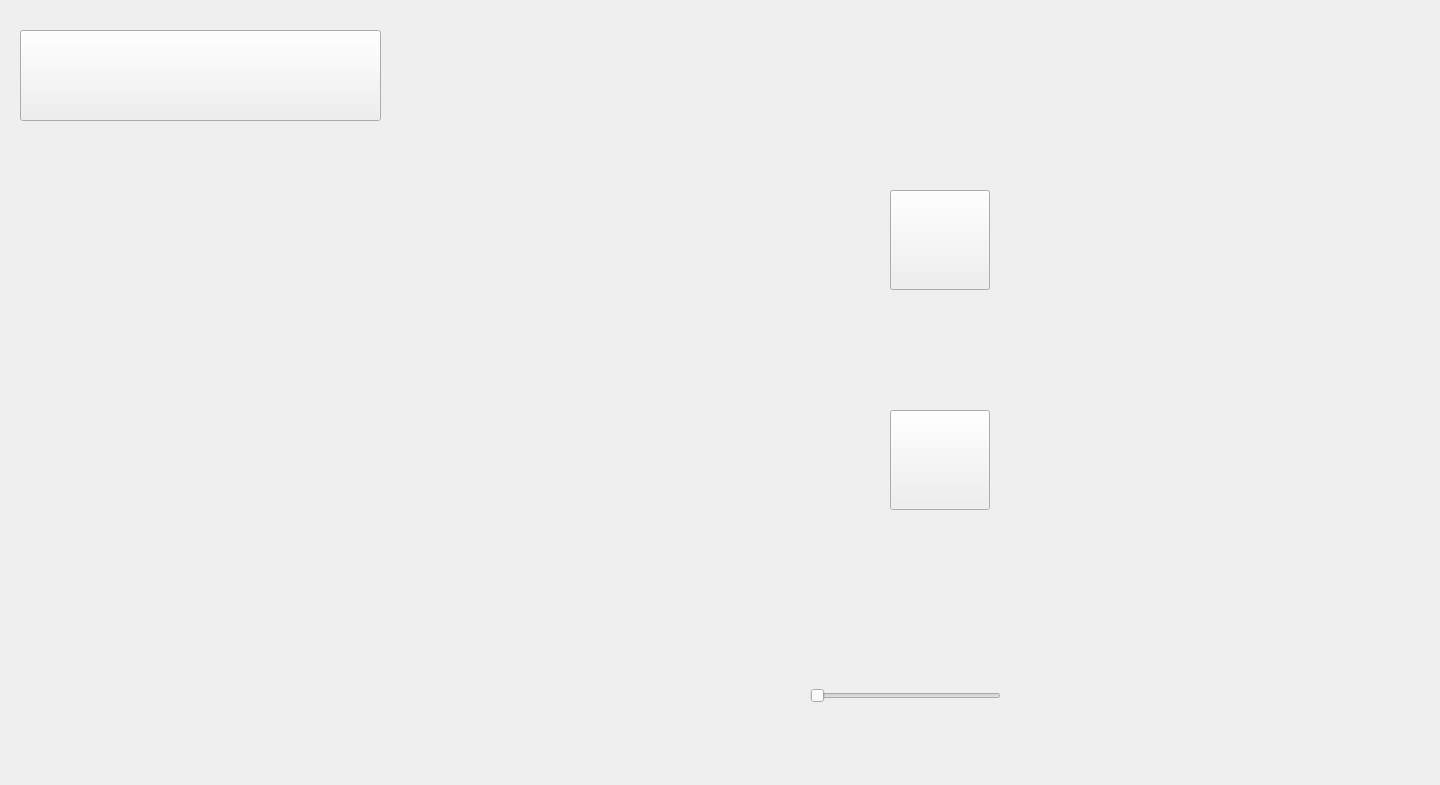
<?xml version="1.0" encoding="UTF-8"?>
<ui version="4.0">
 <class>MainWindow</class>
 <widget class="QMainWindow" name="MainWindow">
  <property name="geometry">
   <rect>
    <x>0</x>
    <y>0</y>
    <width>1440</width>
    <height>785</height>
   </rect>
  </property>
  <property name="windowTitle">
   <string>MainWindow</string>
  </property>
  <widget class="QWidget" name="centralwidget">
   <widget class="QLabel" name="label">
    <property name="enabled">
     <bool>true</bool>
    </property>
    <property name="geometry">
     <rect>
      <x>0</x>
      <y>0</y>
      <width>1440</width>
      <height>900</height>
     </rect>
    </property>
    <property name="text">
     <string/>
    </property>
    <property name="pixmap">
     <pixmap>Settings_png.png</pixmap>
    </property>
   </widget>
   <widget class="QPushButton" name="pushButton">
    <property name="geometry">
     <rect>
      <x>890</x>
      <y>190</y>
      <width>100</width>
      <height>100</height>
     </rect>
    </property>
    <property name="cursor">
     <cursorShape>PointingHandCursor</cursorShape>
    </property>
    <property name="text">
     <string/>
    </property>
    <property name="icon">
     <iconset>
      <normaloff>Off_button_png.png</normaloff>
      <normalon>On_button_png.png</normalon>Off_button_png.png</iconset>
    </property>
    <property name="iconSize">
     <size>
      <width>100</width>
      <height>100</height>
     </size>
    </property>
    <property name="checkable">
     <bool>true</bool>
    </property>
    <property name="checked">
     <bool>false</bool>
    </property>
   </widget>
   <widget class="QPushButton" name="pushButton_2">
    <property name="geometry">
     <rect>
      <x>890</x>
      <y>410</y>
      <width>100</width>
      <height>100</height>
     </rect>
    </property>
    <property name="cursor">
     <cursorShape>PointingHandCursor</cursorShape>
    </property>
    <property name="text">
     <string/>
    </property>
    <property name="icon">
     <iconset>
      <normaloff>Off_button_png.png</normaloff>
      <normalon>On_button_png.png</normalon>Off_button_png.png</iconset>
    </property>
    <property name="iconSize">
     <size>
      <width>100</width>
      <height>100</height>
     </size>
    </property>
    <property name="checkable">
     <bool>true</bool>
    </property>
    <property name="checked">
     <bool>false</bool>
    </property>
   </widget>
   <widget class="QPushButton" name="Back_to_main_menu_button">
    <property name="geometry">
     <rect>
      <x>20</x>
      <y>30</y>
      <width>361</width>
      <height>91</height>
     </rect>
    </property>
    <property name="cursor">
     <cursorShape>PointingHandCursor</cursorShape>
    </property>
    <property name="text">
     <string/>
    </property>
    <property name="icon">
     <iconset>
      <normaloff>Back_to_main_menu_button_png.png</normaloff>Back_to_main_menu_button_png.png</iconset>
    </property>
    <property name="iconSize">
     <size>
      <width>361</width>
      <height>91</height>
     </size>
    </property>
   </widget>
   <widget class="QSlider" name="horizontalSlider">
    <property name="geometry">
     <rect>
      <x>810</x>
      <y>670</y>
      <width>191</width>
      <height>51</height>
     </rect>
    </property>
    <property name="cursor">
     <cursorShape>PointingHandCursor</cursorShape>
    </property>
    <property name="orientation">
     <enum>Qt::Horizontal</enum>
    </property>
   </widget>
  </widget>
 </widget>
 <resources/>
 <connections/>
</ui>
